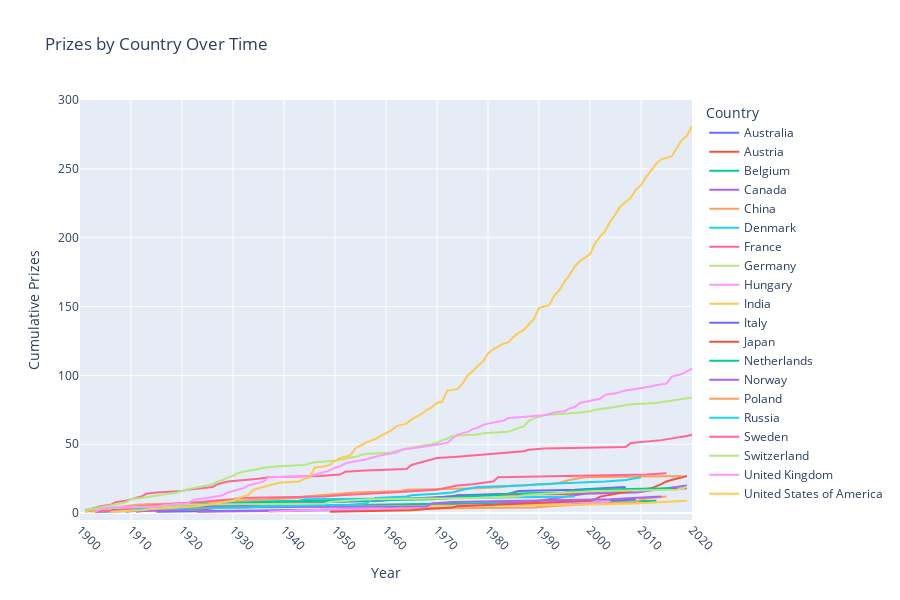

This figure's notebook cell:
### Code cell
fig = px.line(time_country, x='year', y='cum_prizes', color='birth_country_current',
              labels={'birth_country_current': 'Country',
                      'cum_prizes': 'Cumulative Prizes',
                      'prize': 'Prizes',
                      'year': 'Year'},
              title='Prizes by Country Over Time',
              hover_data=['prize'],
              height=600)
fig.update_yaxes(range=[-5, 300])
fig.update_xaxes(range=[1900, 2020],
                 tickangle=45, dtick=10)
fig.show()

### Figure 1 — Plotly figure (JSON) as saved in the notebook; plotly's stock layout.template omitted (floating-point values rounded to 4 significant figures)
{"data": [{"customdata": [[1], [1], [1], [1], [1], [1], [1], [2], [1]], "hovertemplate": "Country=Australia<br>Year=%{x}<br>Cumulative Prizes=%{y}<br>Prizes=%{customdata[0]}<extra></extra>", "legendgroup": "Australia", "line": {"color": "#636efa", "dash": "solid"}, "marker": {"symbol": "circle"}, "mode": "lines", "name": "Australia", "orientation": "v", "showlegend": true, "type": "scatter", "x": [1915, 1945, 1960, 1963, 1964, 1975, 1996, 2005, 2009], "xaxis": "x", "y": [1, 2, 3, 4, 5, 6, 7, 9, 10], "yaxis": "y"}, {"customdata": [[1], [1], [1], [1], [1], [1], [1], [1], [1], [1], [2], [1], [1], [1], [1], [1], [1]], "hovertemplate": "Country=Austria<br>Year=%{x}<br>Cumulative Prizes=%{y}<br>Prizes=%{customdata[0]}<extra></extra>", "legendgroup": "Austria", "line": {"color": "#EF553B", "dash": "solid"}, "marker": {"symbol": "circle"}, "mode": "lines", "name": "Austria", "orientation": "v", "showlegend": true, "type": "scatter", "x": [1911, 1914, 1925, 1927, 1930, 1933, 1936, 1938, 1945, 1962, 1973, 1974, 1998, 2000, 2004, 2013, 2019], "xaxis": "x", "y": [1, 2, 3, 4, 5, 6, 7, 8, 9, 10, 12, 13, 14, 15, 16, 17, 18], "yaxis": "y"}, {"customdata": [[1], [1], [1], [1], [1], [1], [1], [1], [1]], "hovertemplate": "Country=Belgium<br>Year=%{x}<br>Cumulative Prizes=%{y}<br>Prizes=%{customdata[0]}<extra></extra>", "legendgroup": "Belgium", "line": {"color": "#00cc96", "dash": "solid"}, "marker": {"symbol": "circle"}, "mode": "lines", "name": "Belgium", "orientation": "v", "showlegend": true, "type": "scatter", "x": [1909, 1911, 1913, 1919, 1938, 1958, 1974, 2005, 2013], "xaxis": "x", "y": [1, 2, 3, 4, 5, 6, 7, 8, 9], "yaxis": "y"}, {"customdata": [[1], [1], [1], [1], [1], [1], [1], [1], [1], [1], [1], [1], [1], [1], [1], [1], [1], [1], [1], [1]], "hovertemplate": "Country=Canada<br>Year=%{x}<br>Cumulative Prizes=%{y}<br>Prizes=%{customdata[0]}<extra></extra>", "legendgroup": "Canada", "line": {"color": "#ab63fa", "dash": "solid"}, "marker": {"symbol": "circle"}, "mode": "lines", "name": "Canada", "orientation": "v", "showlegend": true, "type": "scatter", "x": [1923, 1949, 1957, 1966, 1976, 1981, 1983, 1989, 1990, 1992, 1994, 1996, 1997, 1999, 2009, 2011, 2013, 2015, 2018, 2019], "xaxis": "x", "y": [1, 2, 3, 4, 5, 6, 7, 8, 9, 10, 11, 12, 13, 14, 15, 16, 17, 18, 19, 20], "yaxis": "y"}, {"customdata": [[1], [2], [1], [1], [1], [1], [1], [2], [1], [1]], "hovertemplate": "Country=China<br>Year=%{x}<br>Cumulative Prizes=%{y}<br>Prizes=%{customdata[0]}<extra></extra>", "legendgroup": "China", "line": {"color": "#FFA15A", "dash": "solid"}, "marker": {"symbol": "circle"}, "mode": "lines", "name": "China", "orientation": "v", "showlegend": true, "type": "scatter", "x": [1956, 1957, 1989, 1992, 1998, 2000, 2009, 2010, 2012, 2015], "xaxis": "x", "y": [1, 3, 4, 5, 6, 7, 8, 10, 11, 12], "yaxis": "y"}, {"customdata": [[1], [1], [2], [1], [1], [1], [1], [1], [1], [1], [1]], "hovertemplate": "Country=Denmark<br>Year=%{x}<br>Cumulative Prizes=%{y}<br>Prizes=%{customdata[0]}<extra></extra>", "legendgroup": "Denmark", "line": {"color": "#19d3f3", "dash": "solid"}, "marker": {"symbol": "circle"}, "mode": "lines", "name": "Denmark", "orientation": "v", "showlegend": true, "type": "scatter", "x": [1903, 1908, 1917, 1920, 1922, 1926, 1928, 1943, 1944, 1975, 1997], "xaxis": "x", "y": [1, 2, 4, 5, 6, 7, 8, 9, 10, 11, 12], "yaxis": "y"}, {"customdata": [[2], [2], [1], [1], [2], [1], [3], [2], [1], [1], [1], [2], [2], [1], [1], [2], [1], [1], [1], [2], [1], [1], [3], [1], [1], [1], [2], [1], [1], [1], [1], [1], [1], [1], [1], [3], [2], [1], [1], [1], [1]], "hovertemplate": "Country=France<br>Year=%{x}<br>Cumulative Prizes=%{y}<br>Prizes=%{customdata[0]}<extra></extra>", "legendgroup": "France", "line": {"color": "#FF6692", "dash": "solid"}, "marker": {"symbol": "circle"}, "mode": "lines", "name": "France", "orientation": "v", "showlegend": true, "type": "scatter", "x": [1901, 1903, 1904, 1906, 1907, 1909, 1912, 1913, 1915, 1920, 1921, 1926, 1927, 1928, 1929, 1935, 1937, 1947, 1951, 1952, 1956, 1964, 1965, 1966, 1967, 1968, 1970, 1974, 1977, 1980, 1983, 1987, 1988, 1991, 2007, 2008, 2014, 2016, 2018, 2019, 2020], "xaxis": "x", "y": [2, 4, 5, 6, 8, 9, 12, 14, 15, 16, 17, 19, 21, 22, 23, 25, 26, 27, 28, 30, 31, 32, 35, 36, 37, 38, 40, 41, 42, 43, 44, 45, 46, 47, 48, 51, 53, 54, 55, 56, 57], "yaxis": "y"}, {"customdata": [[1], [2], [2], [1], [1], [1], [2], [1], [1], [1], [1], [1], [1], [1], [1], [2], [1], [2], [1], [2], [1], [2], [1], [2], [1], [1], [1], [1], [1], [1], [2], [1], [1], [1], [1], [2], [1], [1], [1], [1], [1], [2], [1], [2], [1], [1], [1], [3], [1], [4], [2], [2], [1], [1], [1], [1], [2], [1], [1], [1], [2], [1], [1]], "hovertemplate": "Country=Germany<br>Year=%{x}<br>Cumulative Prizes=%{y}<br>Prizes=%{customdata[0]}<extra></extra>", "legendgroup": "Germany", "line": {"color": "#B6E880", "dash": "solid"}, "marker": {"symbol": "circle"}, "mode": "lines", "name": "Germany", "orientation": "v", "showlegend": true, "type": "scatter", "x": [1901, 1902, 1905, 1907, 1908, 1909, 1910, 1912, 1914, 1915, 1918, 1919, 1920, 1921, 1922, 1925, 1926, 1927, 1928, 1929, 1930, 1931, 1932, 1935, 1936, 1939, 1944, 1945, 1946, 1950, 1953, 1954, 1955, 1956, 1961, 1963, 1964, 1966, 1967, 1969, 1970, 1971, 1972, 1973, 1978, 1979, 1984, 1986, 1987, 1988, 1989, 1991, 1995, 1998, 2000, 2001, 2005, 2007, 2008, 2013, 2017, 2019, 2020], "xaxis": "x", "y": [1, 3, 5, 6, 7, 8, 10, 11, 12, 13, 14, 15, 16, 17, 18, 20, 21, 23, 24, 26, 27, 29, 30, 32, 33, 34, 35, 36, 37, 38, 40, 41, 42, 43, 44, 46, 47, 48, 49, 50, 51, 53, 54, 56, 57, 58, 59, 62, 63, 67, 69, 71, 72, 73, 74, 75, 77, 78, 79, 80, 82, 83, 84], "yaxis": "y"}, {"customdata": [[1], [1], [1], [1], [1], [2], [1], [1]], "hovertemplate": "Country=Hungary<br>Year=%{x}<br>Cumulative Prizes=%{y}<br>Prizes=%{customdata[0]}<extra></extra>", "legendgroup": "Hungary", "line": {"color": "#FF97FF", "dash": "solid"}, "marker": {"symbol": "circle"}, "mode": "lines", "name": "Hungary", "orientation": "v", "showlegend": true, "type": "scatter", "x": [1937, 1943, 1961, 1963, 1971, 1994, 2002, 2004], "xaxis": "x", "y": [1, 2, 3, 4, 5, 7, 8, 9], "yaxis": "y"}, {"customdata": [[1], [1], [1], [1], [1], [1], [1], [1], [1]], "hovertemplate": "Country=India<br>Year=%{x}<br>Cumulative Prizes=%{y}<br>Prizes=%{customdata[0]}<extra></extra>", "legendgroup": "India", "line": {"color": "#FECB52", "dash": "solid"}, "marker": {"symbol": "circle"}, "mode": "lines", "name": "India", "orientation": "v", "showlegend": true, "type": "scatter", "x": [1902, 1907, 1913, 1930, 1968, 1998, 2009, 2014, 2019], "xaxis": "x", "y": [1, 2, 3, 4, 5, 6, 7, 8, 9], "yaxis": "y"}, {"customdata": [[2], [1], [1], [1], [1], [1], [2], [1], [1], [2], [1], [1], [1], [1], [1], [1]], "hovertemplate": "Country=Italy<br>Year=%{x}<br>Cumulative Prizes=%{y}<br>Prizes=%{customdata[0]}<extra></extra>", "legendgroup": "Italy", "line": {"color": "#636efa", "dash": "solid"}, "marker": {"symbol": "circle"}, "mode": "lines", "name": "Italy", "orientation": "v", "showlegend": true, "type": "scatter", "x": [1906, 1907, 1909, 1926, 1934, 1938, 1959, 1963, 1969, 1975, 1984, 1985, 1986, 1997, 2002, 2007], "xaxis": "x", "y": [2, 3, 4, 5, 6, 7, 9, 10, 11, 13, 14, 15, 16, 17, 18, 19], "yaxis": "y"}, {"customdata": [[1], [1], [1], [1], [1], [1], [1], [1], [1], [1], [2], [4], [1], [1], [3], [2], [1], [1], [1], [1]], "hovertemplate": "Country=Japan<br>Year=%{x}<br>Cumulative Prizes=%{y}<br>Prizes=%{customdata[0]}<extra></extra>", "legendgroup": "Japan", "line": {"color": "#EF553B", "dash": "solid"}, "marker": {"symbol": "circle"}, "mode": "lines", "name": "Japan", "orientation": "v", "showlegend": true, "type": "scatter", "x": [1949, 1965, 1968, 1973, 1974, 1981, 1987, 1994, 2000, 2001, 2002, 2008, 2010, 2012, 2014, 2015, 2016, 2017, 2018, 2019], "xaxis": "x", "y": [1, 2, 3, 4, 5, 6, 7, 8, 9, 10, 12, 16, 17, 18, 21, 23, 24, 25, 26, 27], "yaxis": "y"}, {"customdata": [[1], [2], [1], [1], [1], [1], [1], [1], [1], [1], [1], [1], [1], [1], [2], [1]], "hovertemplate": "Country=Netherlands<br>Year=%{x}<br>Cumulative Prizes=%{y}<br>Prizes=%{customdata[0]}<extra></extra>", "legendgroup": "Netherlands", "line": {"color": "#00cc96", "dash": "solid"}, "marker": {"symbol": "circle"}, "mode": "lines", "name": "Netherlands", "orientation": "v", "showlegend": true, "type": "scatter", "x": [1901, 1902, 1910, 1911, 1913, 1929, 1936, 1953, 1969, 1973, 1975, 1981, 1984, 1995, 1999, 2016], "xaxis": "x", "y": [1, 3, 4, 5, 6, 7, 8, 9, 10, 11, 12, 13, 14, 15, 17, 18], "yaxis": "y"}, {"customdata": [[1], [1], [1], [1], [1], [2], [1], [1], [1], [2]], "hovertemplate": "Country=Norway<br>Year=%{x}<br>Cumulative Prizes=%{y}<br>Prizes=%{customdata[0]}<extra></extra>", "legendgroup": "Norway", "line": {"color": "#ab63fa", "dash": "solid"}, "marker": {"symbol": "circle"}, "mode": "lines", "name": "Norway", "orientation": "v", "showlegend": true, "type": "scatter", "x": [1903, 1920, 1921, 1922, 1968, 1969, 1973, 1989, 2004, 2014], "xaxis": "x", "y": [1, 2, 3, 4, 5, 7, 8, 9, 10, 12], "yaxis": "y"}, {"customdata": [[1], [1], [1], [1], [1], [1], [1], [1], [1], [1], [1], [1], [2], [1], [1], [1], [1], [1], [1], [1], [1], [1], [1], [2], [1]], "hovertemplate": "Country=Poland<br>Year=%{x}<br>Cumulative Prizes=%{y}<br>Prizes=%{customdata[0]}<extra></extra>", "legendgroup": "Poland", "line": {"color": "#FFA15A", "dash": "solid"}, "marker": {"symbol": "circle"}, "mode": "lines", "name": "Poland", "orientation": "v", "showlegend": true, "type": "scatter", "x": [1901, 1903, 1905, 1907, 1908, 1911, 1918, 1924, 1931, 1939, 1943, 1944, 1950, 1954, 1963, 1964, 1978, 1983, 1985, 1992, 1994, 1995, 1996, 1999, 2018], "xaxis": "x", "y": [1, 2, 3, 4, 5, 6, 7, 8, 9, 10, 11, 12, 14, 15, 16, 17, 18, 19, 20, 21, 22, 23, 24, 26, 27], "yaxis": "y"}, {"customdata": [[1], [1], [1], [1], [1], [1], [1], [4], [1], [1], [1], [1], [2], [1], [1], [1], [1], [2], [1], [2]], "hovertemplate": "Country=Russia<br>Year=%{x}<br>Cumulative Prizes=%{y}<br>Prizes=%{customdata[0]}<extra></extra>", "legendgroup": "Russia", "line": {"color": "#19d3f3", "dash": "solid"}, "marker": {"symbol": "circle"}, "mode": "lines", "name": "Russia", "orientation": "v", "showlegend": true, "type": "scatter", "x": [1904, 1910, 1911, 1933, 1937, 1953, 1956, 1958, 1964, 1965, 1970, 1973, 1975, 1977, 1978, 1987, 1990, 2003, 2007, 2010], "xaxis": "x", "y": [1, 2, 3, 4, 5, 6, 7, 11, 12, 13, 14, 15, 17, 18, 19, 20, 21, 23, 24, 26], "yaxis": "y"}, {"customdata": [[1], [1], [1], [1], [1], [1], [1], [1], [1], [1], [1], [1], [1], [1], [1], [2], [3], [1], [2], [3], [1], [1], [1]], "hovertemplate": "Country=Sweden<br>Year=%{x}<br>Cumulative Prizes=%{y}<br>Prizes=%{customdata[0]}<extra></extra>", "legendgroup": "Sweden", "line": {"color": "#FF6692", "dash": "solid"}, "marker": {"symbol": "circle"}, "mode": "lines", "name": "Sweden", "orientation": "v", "showlegend": true, "type": "scatter", "x": [1903, 1908, 1909, 1911, 1912, 1916, 1921, 1924, 1926, 1930, 1931, 1948, 1951, 1955, 1961, 1970, 1974, 1977, 1981, 1982, 2000, 2011, 2015], "xaxis": "x", "y": [1, 2, 3, 4, 5, 6, 7, 8, 9, 10, 11, 12, 13, 14, 15, 17, 20, 21, 23, 26, 27, 28, 29], "yaxis": "y"}, {"customdata": [[1], [2], [1], [1], [1], [1], [1], [1], [1], [1], [1], [1], [1], [1], [1], [1], [2]], "hovertemplate": "Country=Switzerland<br>Year=%{x}<br>Cumulative Prizes=%{y}<br>Prizes=%{customdata[0]}<extra></extra>", "legendgroup": "Switzerland", "line": {"color": "#B6E880", "dash": "solid"}, "marker": {"symbol": "circle"}, "mode": "lines", "name": "Switzerland", "orientation": "v", "showlegend": true, "type": "scatter", "x": [1901, 1902, 1909, 1919, 1920, 1948, 1949, 1952, 1957, 1978, 1986, 1987, 1991, 1996, 2002, 2017, 2019], "xaxis": "x", "y": [1, 3, 4, 5, 6, 7, 8, 9, 10, 11, 12, 13, 14, 15, 16, 17, 19], "yaxis": "y"}, {"customdata": [[1], [2], [1], [1], [1], [1], [2], [1], [1], [1], [1], [2], [3], [2], [1], [1], [1], [3], [1], [2], [1], [1], [2], [1], [2], [1], [2], [1], [1], [1], [2], [2], [2], [1], [2], [3], [3], [2], [2], [1], [2], [1], [1], [1], [2], [1], [1], [2], [1], [2], [1], [3], [2], [1], [3], [1], [2], [1], [1], [1], [1], [1], [5], [1], [1], [2], [2]], "hovertemplate": "Country=United Kingdom<br>Year=%{x}<br>Cumulative Prizes=%{y}<br>Prizes=%{customdata[0]}<extra></extra>", "legendgroup": "United Kingdom", "line": {"color": "#FF97FF", "dash": "solid"}, "marker": {"symbol": "circle"}, "mode": "lines", "name": "United Kingdom", "orientation": "v", "showlegend": true, "type": "scatter", "x": [1903, 1904, 1906, 1915, 1917, 1921, 1922, 1923, 1925, 1927, 1928, 1929, 1932, 1933, 1934, 1935, 1936, 1937, 1945, 1947, 1948, 1949, 1950, 1951, 1952, 1953, 1956, 1957, 1958, 1959, 1962, 1963, 1967, 1969, 1972, 1973, 1974, 1976, 1977, 1978, 1979, 1980, 1982, 1983, 1984, 1988, 1991, 1993, 1995, 1996, 1997, 1998, 2001, 2002, 2003, 2005, 2007, 2009, 2010, 2012, 2013, 2015, 2016, 2017, 2018, 2019, 2020], "xaxis": "x", "y": [1, 3, 4, 5, 6, 7, 9, 10, 11, 12, 13, 15, 18, 20, 21, 22, 23, 26, 27, 29, 30, 31, 33, 34, 36, 37, 39, 40, 41, 42, 44, 46, 48, 49, 51, 54, 57, 59, 61, 62, 64, 65, 66, 67, 69, 70, 71, 73, 74, 76, 77, 80, 82, 83, 86, 87, 89, 90, 91, 92, 93, 94, 99, 100, 101, 103, 105], "yaxis": "y"}, {"customdata": [[1], [1], [1], [1], [1], [1], [1], [1], [1], [2], [1], [1], [4], [2], [1], [1], [1], [1], [2], [1], [7], [1], [1], [3], [2], [1], [1], [5], [2], [2], [3], [2], [2], [2], [3], [2], [3], [2], [2], [3], [2], [3], [1], [8], [1], [4], [6], [3], [4], [3], [6], [3], [2], [2], [1], [4], [3], [2], [4], [4], [8], [2], [7], [4], [6], [5], [6], [4], [5], [8], [5], [4], [7], [5], [6], [3], [3], [6], [3], [6], [5], [5], [3], [1], [1], [6], [6], [3], [7]], "hovertemplate": "Country=United States of America<br>Year=%{x}<br>Cumulative Prizes=%{y}<br>Prizes=%{customdata[0]}<extra></extra>", "legendgroup": "United States of America", "line": {"color": "#FECB52", "dash": "solid"}, "marker": {"symbol": "circle"}, "mode": "lines", "name": "United States of America", "orientation": "v", "showlegend": true, "type": "scatter", "x": [1906, 1912, 1914, 1919, 1923, 1925, 1927, 1929, 1930, 1931, 1932, 1933, 1934, 1936, 1937, 1938, 1939, 1943, 1944, 1945, 1946, 1948, 1949, 1950, 1951, 1952, 1953, 1954, 1955, 1956, 1958, 1959, 1960, 1961, 1962, 1964, 1965, 1966, 1967, 1968, 1969, 1970, 1971, 1972, 1974, 1975, 1976, 1977, 1978, 1979, 1980, 1981, 1982, 1983, 1984, 1985, 1986, 1987, 1988, 1989, 1990, 1992, 1993, 1994, 1995, 1996, 1997, 1998, 2000, 2001, 2002, 2003, 2004, 2005, 2006, 2007, 2008, 2009, 2010, 2011, 2012, 2013, 2014, 2015, 2016, 2017, 2018, 2019, 2020], "xaxis": "x", "y": [1, 2, 3, 4, 5, 6, 7, 8, 9, 11, 12, 13, 17, 19, 20, 21, 22, 23, 25, 26, 33, 34, 35, 38, 40, 41, 42, 47, 49, 51, 54, 56, 58, 60, 63, 65, 68, 70, 72, 75, 77, 80, 81, 89, 90, 94, 100, 103, 107, 110, 116, 119, 121, 123, 124, 128, 131, 133, 137, 141, 149, 151, 158, 162, 168, 173, 179, 183, 188, 196, 201, 205, 212, 217, 223, 226, 229, 235, 238, 244, 249, 254, 257, 258, 259, 265, 271, 274, 281], "yaxis": "y"}], "layout": {"height": 600, "legend": {"title": {"text": "Country"}, "tracegroupgap": 0}, "title": {"text": "Prizes by Country Over Time"}, "xaxis": {"anchor": "y", "domain": [0, 1], "dtick": 10, "range": [1900, 2020], "tickangle": 45, "title": {"text": "Year"}}, "yaxis": {"anchor": "x", "domain": [0, 1], "range": [-5, 300], "title": {"text": "Cumulative Prizes"}}}}
